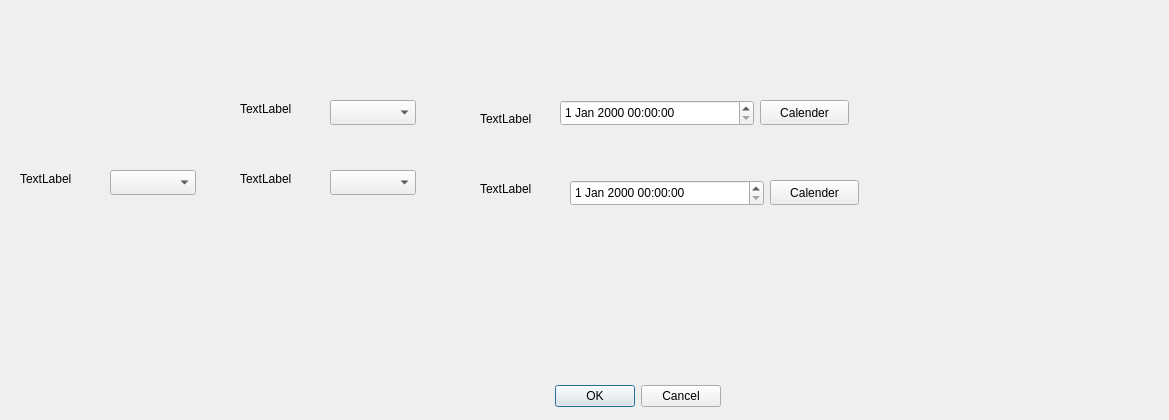
<?xml version="1.0" encoding="UTF-8"?>
<ui version="4.0">
 <class>AddLease</class>
 <widget class="QDialog" name="AddLease">
  <property name="geometry">
   <rect>
    <x>0</x>
    <y>0</y>
    <width>1169</width>
    <height>420</height>
   </rect>
  </property>
  <property name="windowTitle">
   <string>Dialog</string>
  </property>
  <widget class="QDialogButtonBox" name="buttonBox">
   <property name="geometry">
    <rect>
     <x>380</x>
     <y>380</y>
     <width>341</width>
     <height>32</height>
    </rect>
   </property>
   <property name="orientation">
    <enum>Qt::Horizontal</enum>
   </property>
   <property name="standardButtons">
    <set>QDialogButtonBox::Cancel|QDialogButtonBox::Ok</set>
   </property>
  </widget>
  <widget class="QComboBox" name="rooms">
   <property name="geometry">
    <rect>
     <x>330</x>
     <y>100</y>
     <width>86</width>
     <height>25</height>
    </rect>
   </property>
  </widget>
  <widget class="QComboBox" name="keys">
   <property name="geometry">
    <rect>
     <x>330</x>
     <y>170</y>
     <width>86</width>
     <height>25</height>
    </rect>
   </property>
  </widget>
  <widget class="QComboBox" name="people">
   <property name="geometry">
    <rect>
     <x>110</x>
     <y>170</y>
     <width>86</width>
     <height>25</height>
    </rect>
   </property>
  </widget>
  <widget class="QLabel" name="label">
   <property name="geometry">
    <rect>
     <x>240</x>
     <y>100</y>
     <width>67</width>
     <height>17</height>
    </rect>
   </property>
   <property name="text">
    <string>TextLabel</string>
   </property>
  </widget>
  <widget class="QLabel" name="label_2">
   <property name="geometry">
    <rect>
     <x>240</x>
     <y>170</y>
     <width>67</width>
     <height>17</height>
    </rect>
   </property>
   <property name="text">
    <string>TextLabel</string>
   </property>
  </widget>
  <widget class="QLabel" name="label_3">
   <property name="geometry">
    <rect>
     <x>20</x>
     <y>170</y>
     <width>67</width>
     <height>17</height>
    </rect>
   </property>
   <property name="text">
    <string>TextLabel</string>
   </property>
  </widget>
  <widget class="QLabel" name="label_4">
   <property name="geometry">
    <rect>
     <x>480</x>
     <y>180</y>
     <width>67</width>
     <height>17</height>
    </rect>
   </property>
   <property name="text">
    <string>TextLabel</string>
   </property>
  </widget>
  <widget class="QLabel" name="label_5">
   <property name="geometry">
    <rect>
     <x>480</x>
     <y>110</y>
     <width>67</width>
     <height>17</height>
    </rect>
   </property>
   <property name="text">
    <string>TextLabel</string>
   </property>
  </widget>
  <widget class="QDateTimeEdit" name="to">
   <property name="geometry">
    <rect>
     <x>570</x>
     <y>180</y>
     <width>194</width>
     <height>26</height>
    </rect>
   </property>
  </widget>
  <widget class="QDateTimeEdit" name="from">
   <property name="geometry">
    <rect>
     <x>560</x>
     <y>100</y>
     <width>194</width>
     <height>26</height>
    </rect>
   </property>
  </widget>
  <widget class="QPushButton" name="cal_1">
   <property name="geometry">
    <rect>
     <x>760</x>
     <y>100</y>
     <width>89</width>
     <height>25</height>
    </rect>
   </property>
   <property name="text">
    <string>Calender</string>
   </property>
  </widget>
  <widget class="QPushButton" name="cal_2">
   <property name="geometry">
    <rect>
     <x>770</x>
     <y>180</y>
     <width>89</width>
     <height>25</height>
    </rect>
   </property>
   <property name="text">
    <string>Calender</string>
   </property>
  </widget>
 </widget>
 <resources/>
 <connections>
  <connection>
   <sender>buttonBox</sender>
   <signal>accepted()</signal>
   <receiver>AddLease</receiver>
   <slot>accept()</slot>
   <hints>
    <hint type="sourcelabel">
     <x>248</x>
     <y>254</y>
    </hint>
    <hint type="destinationlabel">
     <x>157</x>
     <y>274</y>
    </hint>
   </hints>
  </connection>
  <connection>
   <sender>buttonBox</sender>
   <signal>rejected()</signal>
   <receiver>AddLease</receiver>
   <slot>reject()</slot>
   <hints>
    <hint type="sourcelabel">
     <x>316</x>
     <y>260</y>
    </hint>
    <hint type="destinationlabel">
     <x>286</x>
     <y>274</y>
    </hint>
   </hints>
  </connection>
 </connections>
</ui>
